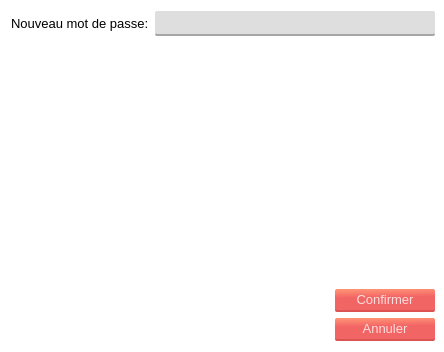
<?xml version="1.0" encoding="UTF-8"?>
<ui version="4.0">
 <class>Dialog</class>
 <widget class="QDialog" name="Dialog">
  <property name="windowModality">
   <enum>Qt::ApplicationModal</enum>
  </property>
  <property name="geometry">
   <rect>
    <x>0</x>
    <y>0</y>
    <width>444</width>
    <height>352</height>
   </rect>
  </property>
  <property name="windowTitle">
   <string>Dialog</string>
  </property>
  <property name="styleSheet">
   <string notr="true">*{
	font: 10pt;
}
#Dialog{
	
	background-color: rgb(255, 255, 255);
	font: 10pt;
}

.QPushButton{
	border-radius: 2;
	background-color: qlineargradient(spread:pad, x1:0.548, y1:1, x2:0.469455, y2:0, stop:0.627119 rgba(242, 101, 101, 255), stop:1 rgba(255, 146, 117, 255));
	border-bottom: 2px solid;
	border-bottom-color:rgb(221, 83, 83);
	padding: 3px 16px;
	color:rgb(255, 221, 221);	
	font: 10pt;
}
.QPushButton:pressed{
	background-color: rgb(220, 91, 91);
	border-bottom-color: rgb(194, 73, 73);
}

.QLineEdit, .QTextEdit{
	border-radius: 2;
	border-bottom: 2px solid rgb(166, 166, 166);
	font: 10pt;
	padding: 3px 6px;
	
	background-color:rgb(222, 222, 222);
}

.QComboBox{
	border-radius: 2;
	background-color:rgb(222, 222, 222);
	border: none;
	padding: 3px 6px;
	border-bottom: 2px solid rgb(166, 166, 166);
}
.QComboBox::drop-down{
	 subcontrol-origin: padding;
    subcontrol-position: top right;
	
	border-left-width: 1px;
    border-left-color: darkgray;
    border-left-style: solid;
}
QComboBox:!editable:on, QComboBox::drop-down:editable:on {
    background: qlineargradient(x1: 0, y1: 0, x2: 0, y2: 1,
                                stop: 0 #D3D3D3, stop: 0.4 #D8D8D8,
                                stop: 0.5 #DDDDDD, stop: 1.0 #E1E1E1);
}</string>
  </property>
  <property name="modal">
   <bool>true</bool>
  </property>
  <layout class="QGridLayout" name="gridLayout">
   <property name="rightMargin">
    <number>9</number>
   </property>
   <property name="spacing">
    <number>6</number>
   </property>
   <item row="2" column="1">
    <widget class="QPushButton" name="pushButton_2">
     <property name="maximumSize">
      <size>
       <width>100</width>
       <height>16777215</height>
      </size>
     </property>
     <property name="text">
      <string>Annuler</string>
     </property>
    </widget>
   </item>
   <item row="1" column="1">
    <widget class="QPushButton" name="confirmer_button">
     <property name="maximumSize">
      <size>
       <width>100</width>
       <height>16777215</height>
      </size>
     </property>
     <property name="text">
      <string>Confirmer</string>
     </property>
    </widget>
   </item>
   <item row="0" column="0" colspan="2">
    <layout class="QFormLayout" name="formLayout">
     <property name="horizontalSpacing">
      <number>6</number>
     </property>
     <property name="verticalSpacing">
      <number>6</number>
     </property>
     <item row="0" column="0">
      <widget class="QLabel" name="label">
       <property name="minimumSize">
        <size>
         <width>100</width>
         <height>0</height>
        </size>
       </property>
       <property name="text">
        <string>Nouveau mot de passe:</string>
       </property>
       <property name="textInteractionFlags">
        <set>Qt::LinksAccessibleByKeyboard|Qt::LinksAccessibleByMouse</set>
       </property>
      </widget>
     </item>
     <item row="0" column="1">
      <widget class="QLineEdit" name="mat">
       <property name="enabled">
        <bool>false</bool>
       </property>
       <property name="whatsThis">
        <string>Matricule</string>
       </property>
       <property name="frame">
        <bool>true</bool>
       </property>
       <property name="dragEnabled">
        <bool>false</bool>
       </property>
       <property name="clearButtonEnabled">
        <bool>false</bool>
       </property>
      </widget>
     </item>
    </layout>
   </item>
  </layout>
 </widget>
 <resources/>
 <connections>
  <connection>
   <sender>pushButton_2</sender>
   <signal>clicked()</signal>
   <receiver>Dialog</receiver>
   <slot>close()</slot>
   <hints>
    <hint type="sourcelabel">
     <x>303</x>
     <y>227</y>
    </hint>
    <hint type="destinationlabel">
     <x>85</x>
     <y>219</y>
    </hint>
   </hints>
  </connection>
 </connections>
</ui>
